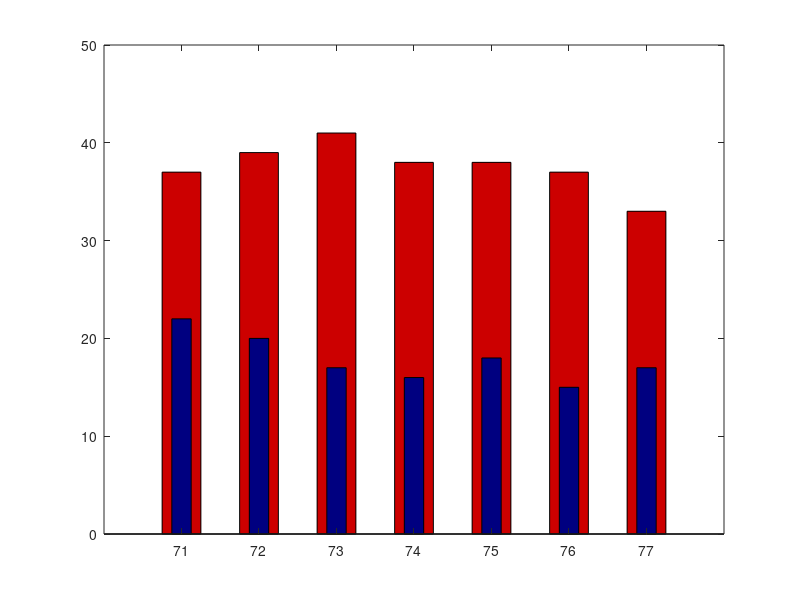
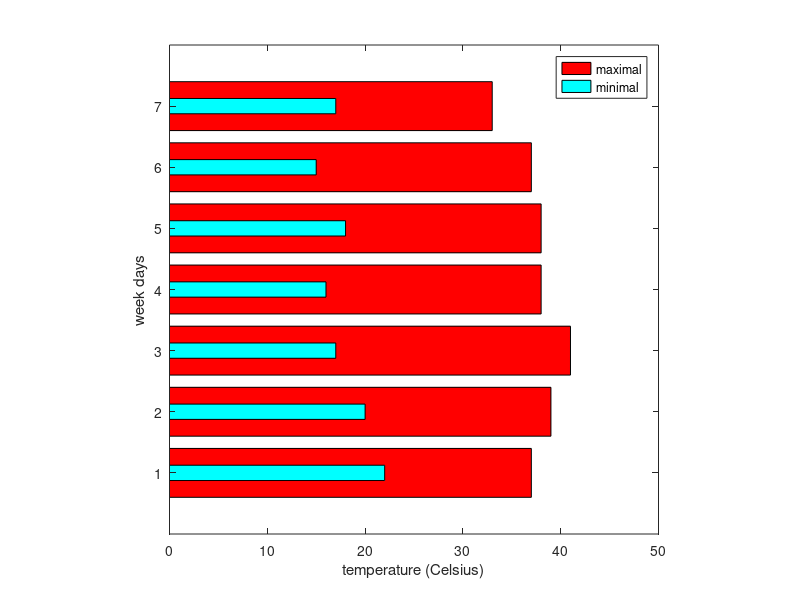

MATLAB code to generate these figures, in order: (Note: this script raises an error after producing the figures.)
%%% Introduction to programming with MATLAB
%%% Topic #6 - (more) Visualizing data
%%% Objectives: Work with bar and scatter graphs, access and edit graphics' and figure properties
%%%
%%% Dimitris Voudouris, December 2024


%% Intro
% Last time we saw some ways to visualize data.
% Today we will see some more ways to do so.
% We will also learn more about accessing detailed graph properties 


%% Bar graphs
% We will start with bar graphs.
% Let's create a vector with 7 values, each reflecting the maximal temperature in each of this week's days
x = 71:77;                                          % vector to assign each of the y-values to an x-position, change this to 45:51 to see the values plotted at x=45 to x=51
temp_high = [37 39 41 38 38 37 33];                 
w1 = 0.5;                                           % here we specify the width of the bars (standard is 1)
bar(x, temp_high, w1, 'FaceColor', [0.8 0 0]);      % plot x against temp_high, in red color 
% --NOTE: the x and the y values (the first two inputs) must have the same length!!

% Now let's overlay bars with the minimal temperature
temp_low = [22 20 17 16 18 15 17];                  
w2 = 0.25;       
hold on
bar(x, temp_low, w2, 'FaceColor', [0 0 0.5]);    	% plot the new vector 'temp_low' in blue and with a narrower bar, specified by w2
% --NOTE: the vector x remains the same as before


%% Horizontal bar graphs
% We can also have bars in a horizontal direction
figure;         
barh(temp_high, 'r')            % use the previously created vector and a simpler way to define color
hold on
barh(temp_low, w2, 'c')         % use the previously created vector, specify a narrower bar width and a color
% add labels and stuff
xlabel('temperature (Celsius)')
ylabel('week days')
axis square
legend('maximal', 'minimal')

% Access properties about the *axes* of the graph:
g = gca                % create variable 'g' where properties related to the axes can be accessed and edited
% gca stands for Get Current Axis
% See all the options that you can play with. We will edit only some of these.

% Add names for each day/bar (for each x-tick)
g.YTickLabel = {'Mon', 'Tue', 'Wed', 'Thu', 'Fri', 'Sat', 'Sun'};

% Let's now add a grid to see small differences between days more easily
grid on 

g.GridColorMode = 'manual';         % set the grid-color mode to manual (default is auto)
g.GridColor = 'k';                  % now you can set the color of the grid to what you want, here black
g.GridAlphaMode = 'manual';         % set the transparency option to be manual (default is auto)
g.GridAlpha = 1;                    % now we can set it to be fully opaque (well visible)
g.LabelFontSizeMultiplier = 1.5;    % change the size of the x and y labels

% Add more grid lines
g.XMinorGrid = 'on';
g.YMinorGrid = 'on';
g.MinorGridColorMode = 'manual';
g.MinorGridAlphaMode = 'manual';
g.MinorGridColor = 'k';
g.MinorGridAlpha = 1;


%% Figure properties
% You can change a whole-lot of stuff when accessing the properties of your graphics
% However, when you want to change properties of the *figure*, you need to create a different variable
close all
h = gcf;                    % Get Current Figure -if there is no figure open, it will create one 
h.WindowStyle = 'docked';   % dock the figure in the MATLAB environment
h.Color = 'k';              % set the background color of the figure to black


% Create a random vector:
rng(1);                             % set the random number generator to 1
var1 = randn(500, 1) * 100;         % 500 normally distributed numbers, each multiplied by 100 
% (we multiply to have a larger spectrum of values)
h1 = histogram(var1);               % create a histogram and assign the handle-name 'h1' to the newly opened figure
% Now you can access the properties of this new figure
h1.BinWidth = 2;                    % set the bin width to 2


%% Save a figure
saveas(h, 'myFigure.png');    % save(figure, filename)
% the first input is the figure variable. Note that you should use the command 'saveas' (which targets graphical outputs), not 'save' (which targets variables/data)
% The variable here is called 'h', as defined in line 73
% If you do not want to create an explicit variable name for your figure, then you can use the variable name 'gcf',
%   which is automatically created when opening a figure. However, in this case, gcf refers always to the most recently used figure. 
%   So in this case, MATLAB will save the figure that was active for the last time!
saveas(gcf, 'myFigure2.png'); 
% You can specify different types of extensions, from .jpg, and .tif, to .eps and .pdf
% help saveas for more information


%% Scatter plots
% Let's create a sinusoidal vector
x = 0:0.1:10*pi;
y = sin(x);

% Plot x and y against each other
% This time we will use a 'scatter' plot
% This has some advantages compared to 'simple' plot option
sz = linspace(100, 1, length(x));   % generate *length(x)* values between 1 and 100
c = linspace(1, 100, length(x));    % generate the same vector under the name 'c', not necessary but could help make the subsequent steps a bit more comprehensible
% now use these two vectors to:
% a) set the size of each marker separately (sz)
% b) set the color of each marker separately (c) 
% neither of these tasks can be done with 'plot'
s = scatter(x, y, sz, c, 'filled');         % inputs are the x-y data, and then we use 'sz' to determine the size of the markers, and 'c' to determine the color of each marker
% we could have used the following command: s = scatter(x, y, sz, sz, 'filled'); .... because 'sz' and 'c' contain the same values, but I thought that using two distinct variables would make this more understandable. 
ax = gca;       % ax for 'axes'
ax.YColorMode = 'manual';
ax.YColor = 'w';
ax.XColorMode = 'manual';
ax.XColor = 'w';
ylabel('y direction');
xlabel('x direction');
ax.LabelFontSizeMultiplier = 1.5;
axis square
axis padded


%% Take home messages - summary
% 
% 1. Access the properties of your axes by calling the Get Current Axes (gca)
% 2. Access the properties of your figure by calling the Get Current Figure (gcf)
% 3. Define each of these commands (gca, gcf) in  a variable name so that you can easily access the properties
% 4. Use a scatter plot to change the size and color of individual markers


%% The end


